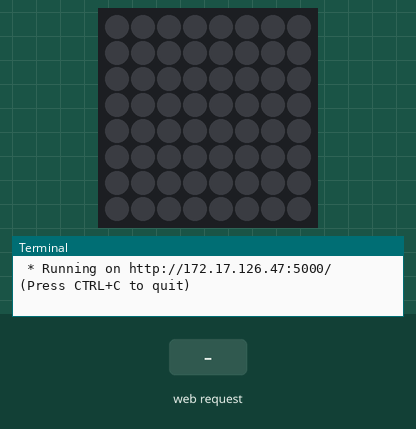
Simulated run of this program. Board: Raspberry Pi (BCM pin numbers) with a Sense HAT. On the bench: the Sense HAT's 8×8 RGB LED matrix, the last lines printed to the terminal. The test bench sets the inputs (shaded band). Dim RGB values are drawn brighter than linear; the clock reads 2024-03-15 10:24:30 at power-on unless the program sets it.

Above: at 1.2 s.
1.3 s: HTTP request for / received
At 2.0 s:
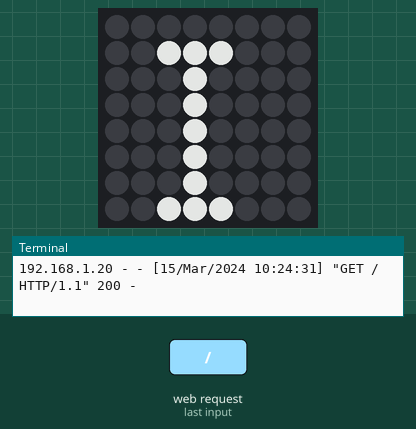
2.8 s: HTTP request for /d1/on received
At 3.2 s:
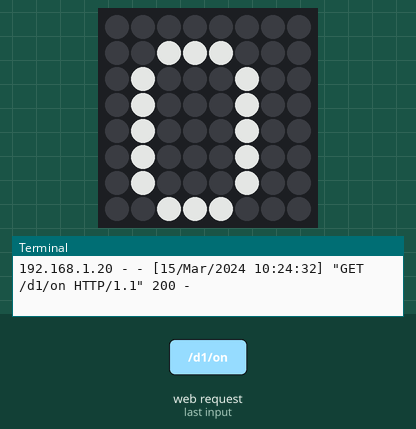
4.3 s: HTTP request for /d1/off received
At 5.5 s:
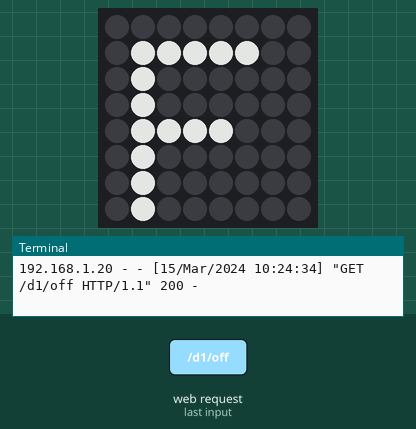
Timing chart, 0 to 7.3 s (numbered marks = the images above; inputs shaded):
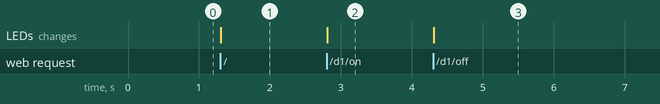

Measured:
- after the input at 1.3 s, the LEDs: change at once (image 1)
- after the input at 2.8 s, the LEDs: change at once (image 2)
- after the input at 4.3 s, the LEDs: change at once (image 3)

The program:

WebServer_Remote_Control.py
```python
from sense_hat import SenseHat # Python module to control the Raspberry Pi Sense HAT
sense = SenseHat()
sense.clear() # No arguments defaults to OFF
sense.low_light = True # Toggles the LED matrix in low light mode, useful if the Sense HAT is being used in a dark environment.

from flask import Flask # A lightweight Web Server Gateway Interface (WSGI) web application framework
from flask import render_template # Used to generate output from a template file that is found in the application's templates folder.
app = Flask(__name__) # Flask constructor takes the name of current module (__name__) as argument.

@app.route('/') # Map the URLs to a specific function that will handle the logic for that URL.
def index():
    deviceSts = "OFF"
    sense.show_letter("I")
    templateData = {'device1' : deviceSts}
    return render_template('index.html',**templateData)
#   return render_template('index.html',**weatherData)

@app.route("/<deviceName>/<action>") # Map the URLs to a specific function that will handle the logic for that URL.
def action(deviceName, action):
    if deviceName == 'd1' and action == 'on':
        deviceSts = "ON"
        sense.show_letter("O") # Up Arrow
    if deviceName == 'd1' and action == 'off':
        deviceSts = "OFF"
        sense.show_letter("F") # Up Arrow
    templateData = {'device1' : deviceSts}
    return render_template('index.html',**templateData)

@app.route('/off') # Map the URLs to a specific function that will handle the logic for that URL.
def clear():
    deviceSts = "OFF"
    sense.clear() # No arguments defaults to OFF
    templateData = {'device1' : deviceSts}
    return render_template('index.html',**templateData)

# pi@raspberrypi:~ $ ifconfig
# eth0: flags=4163<UP,BROADCAST,RUNNING,MULTICAST>  mtu 1500
#         inet 172.17.126.47  netmask 255.255.255.0  broadcast 172.17.126.255
#         inet6 fe80::9d5a:ccdd:c209:ebab  prefixlen 64  scopeid 0x20<link>
#         ether e4:5f:01:c6:82:70  txqueuelen 1000  (Ethernet)
#         RX packets 6705  bytes 8236015 (7.8 MiB)
#         RX errors 0  dropped 0  overruns 0  frame 0
#         TX packets 2716  bytes 278737 (272.2 KiB)
#         TX errors 0  dropped 0 overruns 0  carrier 0  collisions 0

# Driver Code - Main Function:-
if __name__ == '__main__':
    app.run(host='172.17.126.47') # Port Number - 5000
```
